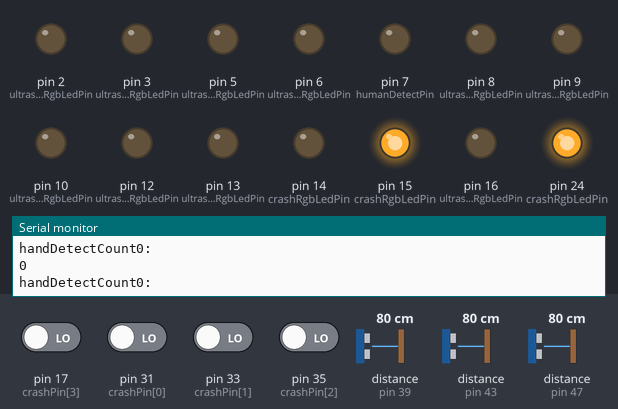
A sketch run on a simulated Arduino Mega 2560, built with avr-gcc and run on an emulated ATmega2560. On the bench: output pins drawn as LEDs (lit = HIGH), the last lines printed to the serial monitor. Wiring (inferred from the names in the program): ultrasonic range finder: trigger pin 37; echo pin 39. The test bench sets the inputs (shaded band); at power-on: pin 17 (crashPin[3]), pin 31 (crashPin[0]), pin 33 (crashPin[1]), pin 35 (crashPin[2]) LOW, distance to the obstacle (sensors on pin 39, pin 43, pin 47) 80 cm. The echo pulse lasts 58.3 µs per cm; pins used as bus, display or sensor lines are not drawn.

Above: at 1.2 s.
1.3 s: distance to the obstacle (sensor on pin 39) set to 8 cm
3.2 s: distance to the obstacle (sensor on pin 39) set to 5 cm
At 5.4 s:
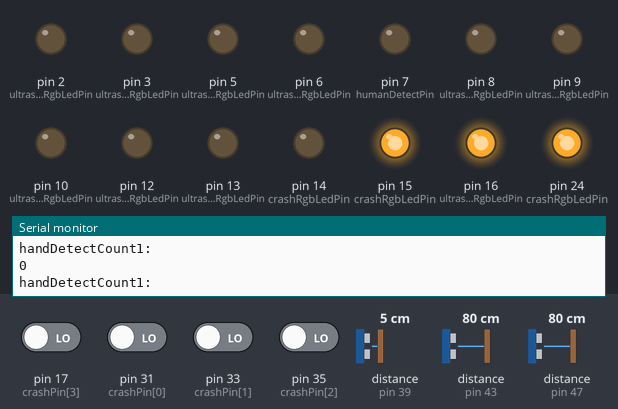
5.7 s: pin 17 (crashPin[3]) driven HIGH
At 6.7 s:
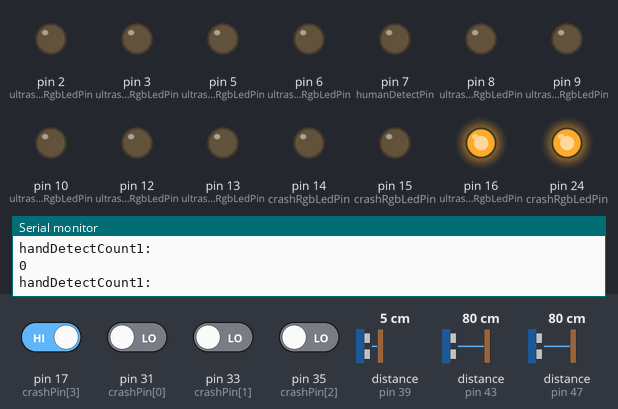
7.2 s: distance to the obstacle (sensor on pin 43) set to 8 cm
9.0 s: distance to the obstacle (sensor on pin 43) set to 5 cm
At 11.2 s:
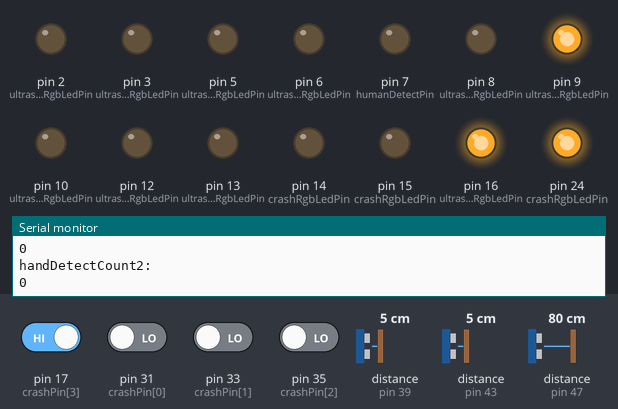
11.6 s: pin 31 (crashPin[0]) driven HIGH
At 12.3 s:
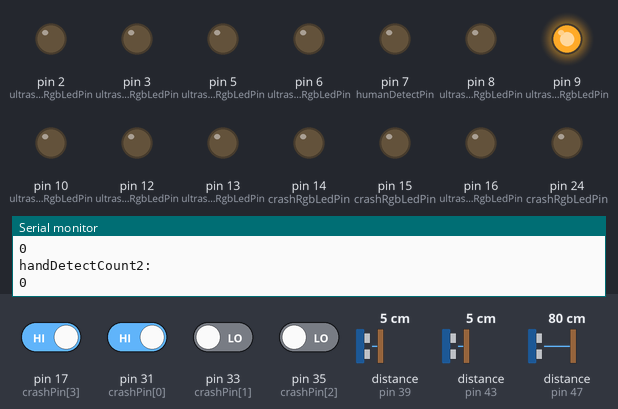
Timing chart, 0 to 14.1 s (numbered marks = the images above; inputs shaded):
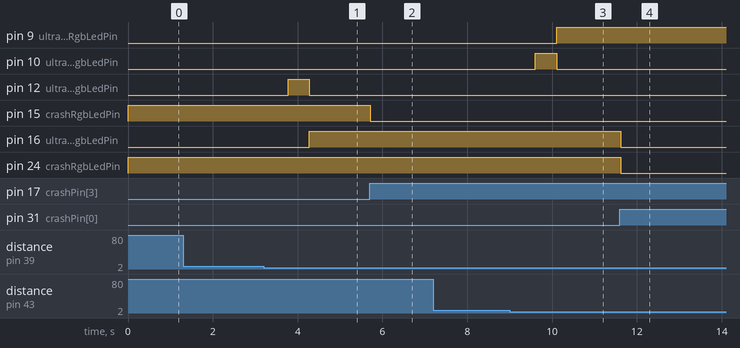

The sketch:

smart_cosmetic.ino
```cpp
int led=13;

int crashRgbLedPin[4][3]={{22,24,26},{28,30,32},{34,36,38},{14,15,53}};
int crashPin[4]={31,33,35,17};
int humanDetectPin[4]={7,39,41,18};
int ultrasonicTrigPin[4]={37,41,45,19};
int ultrasonicEchoPin[4]={39,43,47,20};
unsigned  long ultrasonicPreviousTime[4];
int ultrasonicRgbLedPin[4][3]={{52,16,12},{8,9,10},{7,6,5},{2,3,13}};
int handDetectCount[4]={0,0,0,0};
bool handCountFalg[4]={1,1,1,1};
bool startFlag[4]={0,0,0,0};//the flag will set true when botton is put in the machine
int order=0;
void setup() {
  // put your setup code here, to run once:
 Serial.begin(9600);
 initCrashRgbLedPin();
 initCrashPin();
 initUltrasonic();
 initUltrasonicLedPin();
  for(int i=0;i<4;i++)
  {
     crashRgbLed(i,0,0,0);
      ultrasonicRgbLed(i,0,0,0);
  }
}
void loop() {
  for(int i=0;i<4;i++){
    if(crash(i)){
     crashRgbLed(i,0,0,0);
   //   handDetectCount[i]=0;
     // startFlag[i]=0;//
     /*  for(int x=0;x<4;x++)
     {
        crashRgbLed(x,0,0,0);
      handDetectCount[x]=0;
      startFlag[x]=0;//
     }*/


    }else{
      crashRgbLed(i,0,1,0);
      startFlag[i]=1;
    }
  }

  int i=order;

 // for(int i=0;i<4;i++){
    if(startFlag[i]==1&&millis()-ultrasonicPreviousTime[i]>250){
       ultrasonicPreviousTime[i]= millis();
        long cm=ultrasonic(i);
        if( cm<6){
            if(handCountFalg[i]==1){
                handDetectCount[i]++;
                handCountFalg[i]=0;
                order++;
                 ultrasonicRgbLed(i,0,0,0);
                 delay(500);
                 ultrasonicRgbLed(i,0,0,1);
                 delay(500);

            }
        }
        else{
            handCountFalg[i]=1;
        }
    }
    for(int j=0;j<4;j++){
      if(startFlag[j]&&crash(j)==0){
        if(order==4){
          /* for(int x=0;x<4;x++){
          // startFlag[x]=0;
           ultrasonicRgbLed(x,0,0,0);

           }*/
           /* Serial.println("order!!!");
             delay(2000);*/
        }


        else if(handDetectCount[j]>2){
          ultrasonicRgbLed(j,1,0,0);
        }
         else if(handDetectCount[j]==2){
          ultrasonicRgbLed(j,1,1,0);
        }
        else if(handDetectCount[j]==1){
          ultrasonicRgbLed(j,0,1,0);
        }
        else if(handDetectCount[j]==0){
          ultrasonicRgbLed(j,0,0,0);
        }
        /*else{
          ultrasonicRgbLed(j,0,1,0);
        }*/
      }
      else{
        ultrasonicRgbLed(j,0,0,0);
      }
    }
     if(order==4){
        for(int x=0;x<4;x++){
           startFlag[x]=0;
         //  ultrasonicRgbLed(x,0,0,0);
        }

        order=0;
        Serial.print("order");
      //  delay(2000);
      }
      if(handDetectCount[3]==3){
        for(int x=0;x<4;x++)
        {
          ultrasonicRgbLed(x,0,0,0);
          handDetectCount[x]=0;
          startFlag[x]=0;//
        }
        //delay(1000);
      }


     Serial.print("handDetectCount");
      Serial.print(i);
      Serial.println(":");
   Serial.println(handDetectCount[i]);
  //delay(200);
 // }
}
void initCrashPin(){
  for(int i=0;i<4;i++)
    pinMode(crashPin[i],0);
}
bool crash(int index){
  return digitalRead(crashPin[index]);
}
void initCrashRgbLedPin(){
   for(int i=0;i<4;i++)
     for(int j=0;j<3;j++)
      pinMode(crashRgbLedPin[i][j],1);
}
void crashRgbLed(int index,bool r,bool g,bool b){
  digitalWrite(crashRgbLedPin[index][0],r);
  digitalWrite(crashRgbLedPin[index][1],g);
  digitalWrite(crashRgbLedPin[index][2],b);
}
void initUltrasonicLedPin(){
   for(int i=0;i<4;i++)
     for(int j=0;j<3;j++)
      pinMode(ultrasonicRgbLedPin[i][j],1);
}
void ultrasonicRgbLed(int index,bool r,bool g,bool b){
  digitalWrite(ultrasonicRgbLedPin[index][0],r);
  digitalWrite(ultrasonicRgbLedPin[index][1],g);
  digitalWrite(ultrasonicRgbLedPin[index][2],b);
}
void initUltrasonic(){
 for(int i=0;i<4;i++){
  pinMode(ultrasonicTrigPin[i],1);
  pinMode(ultrasonicEchoPin[i],0);
  ultrasonicPreviousTime[i]=millis();
 }
}
int ultrasonic(int index){
  digitalWrite(ultrasonicTrigPin[index], LOW);
  delayMicroseconds(5);
  digitalWrite(ultrasonicTrigPin[index], HIGH);     // 給 Trig 高電位，持續 10微秒
  delayMicroseconds(10);
  digitalWrite(ultrasonicTrigPin[index], LOW);
  pinMode(ultrasonicEchoPin[index], INPUT);             // 讀取 echo 的電位
  long duration = pulseIn(ultrasonicEchoPin[index], HIGH);   // 收到高電位時的時間
  long cm = (duration/2) / 29.1;         // 將時間換算成距離 cm 或 inch
  return cm;
}
```

Measured:
- the behaviour switches between 7 and 6 cm on distance to the obstacle (sensor on pin 39) (found by bisection; images 0 and 1)
- the behaviour switches between 7 and 6 cm on distance to the obstacle (sensor on pin 43) (found by bisection; images 2 and 3)
- after the input at 3.2 s, pin 12 (ultrasonicRgbLedPin): LOW → HIGH after 0.57 s, → LOW 0.50 s later; pin 16 (ultrasonicRgbLedPin): LOW → HIGH after 1.1 s
- after the input at 5.7 s, pin 15 (crashRgbLedPin): HIGH → LOW at once
- after the input at 9.0 s, pin 9 (ultrasonicRgbLedPin): LOW → HIGH after 1.1 s; pin 10 (ultrasonicRgbLedPin): LOW → HIGH after 0.60 s, → LOW 0.50 s later
- after the input at 11.6 s, pin 16 (ultrasonicRgbLedPin), pin 24 (crashRgbLedPin): HIGH → LOW at once
